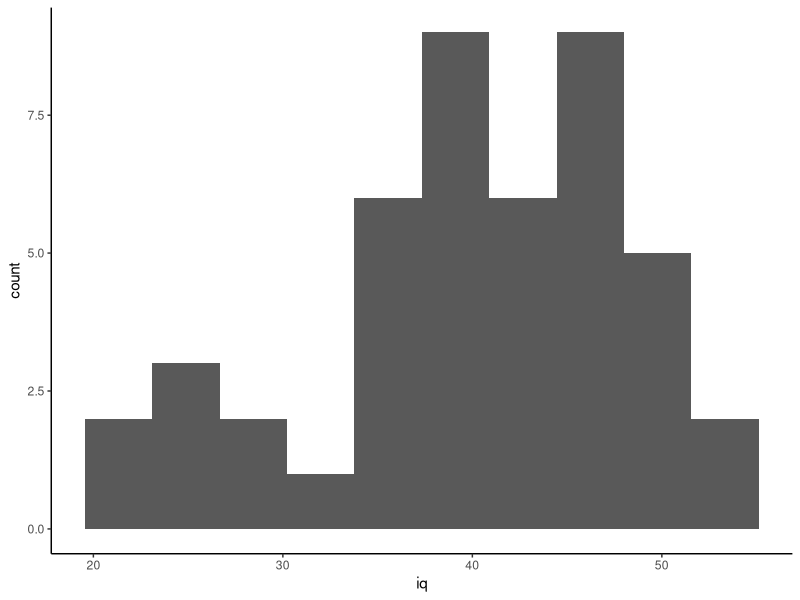
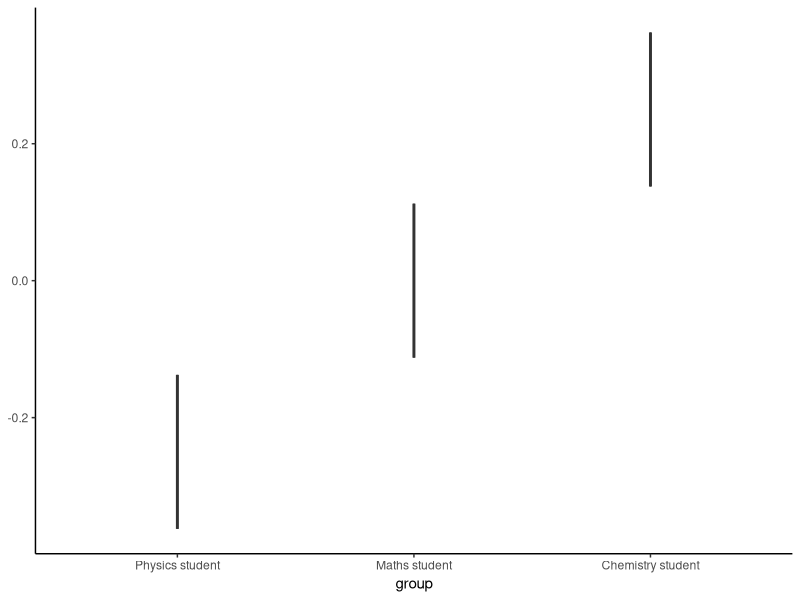
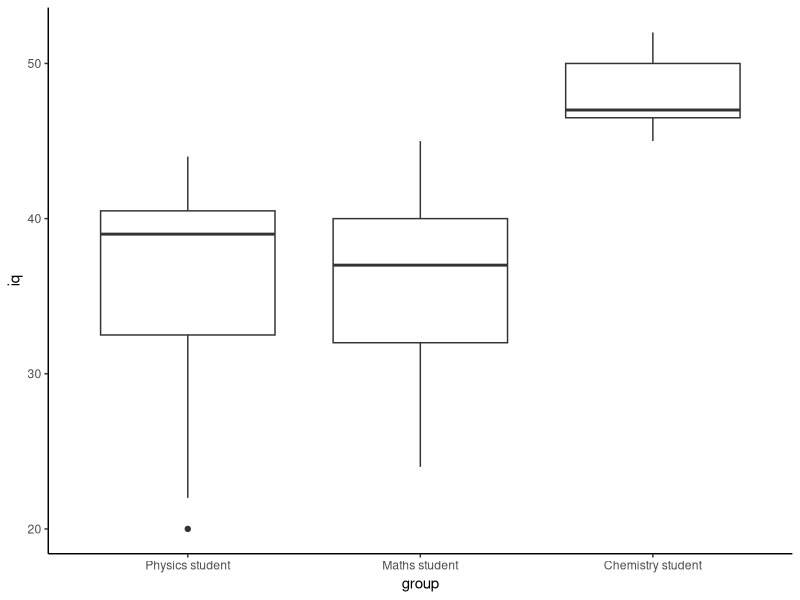
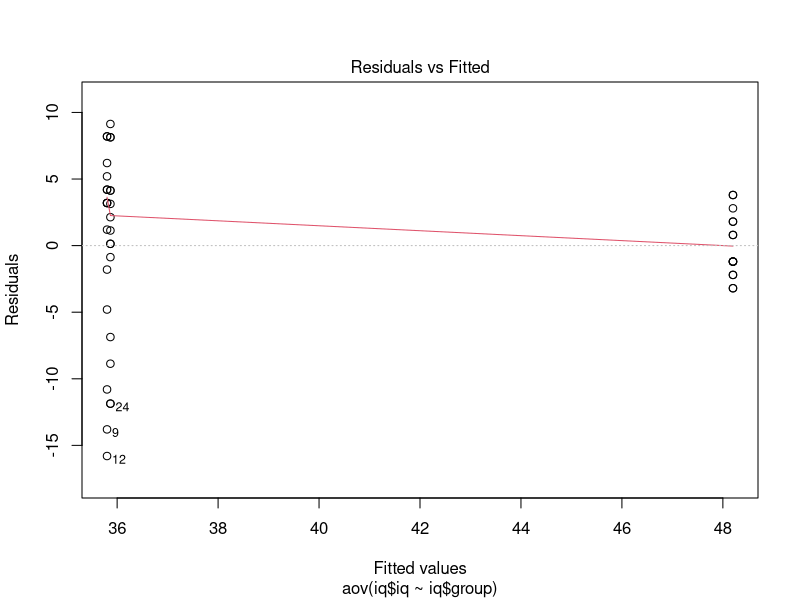
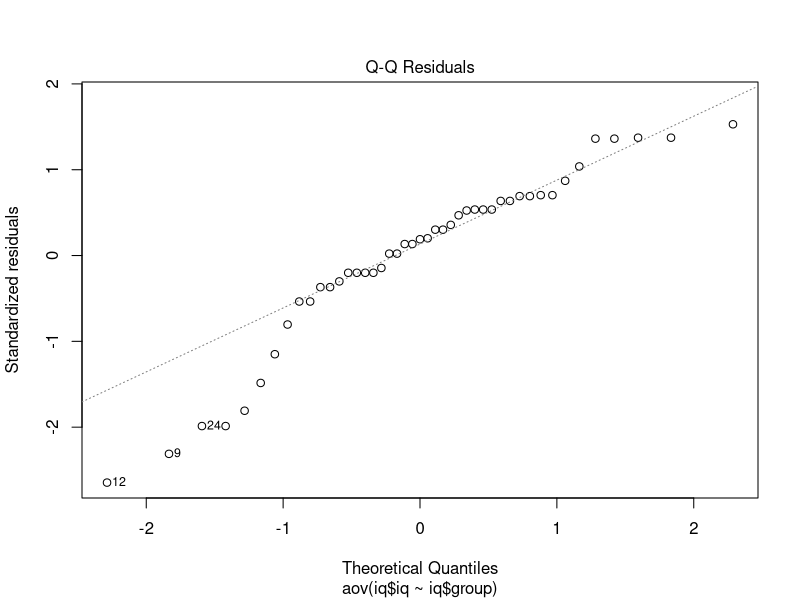
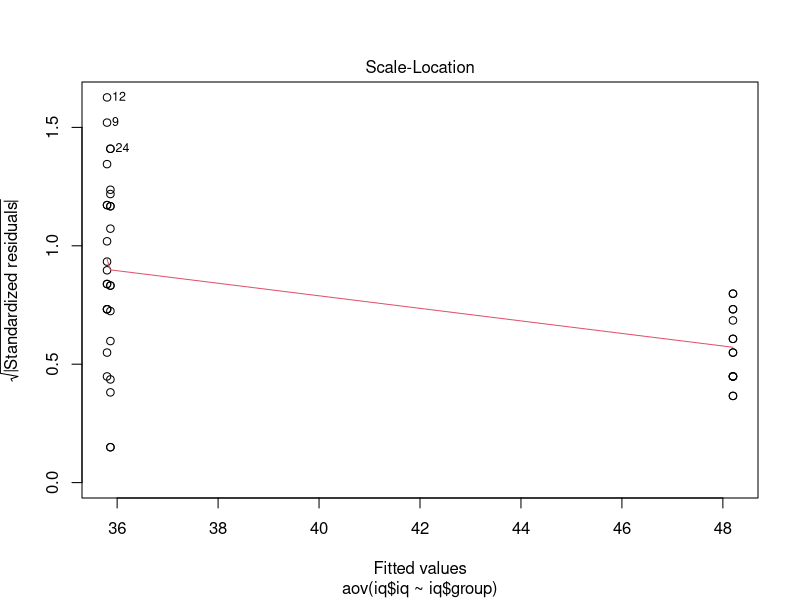
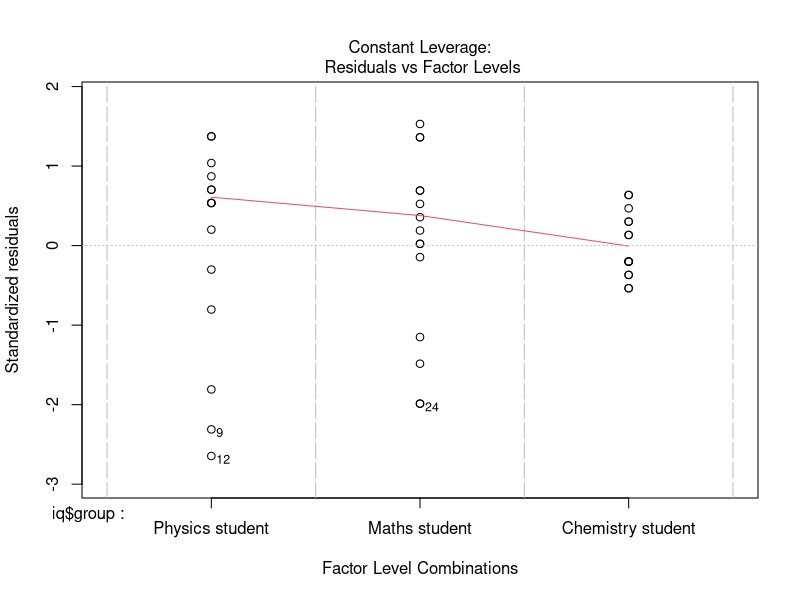
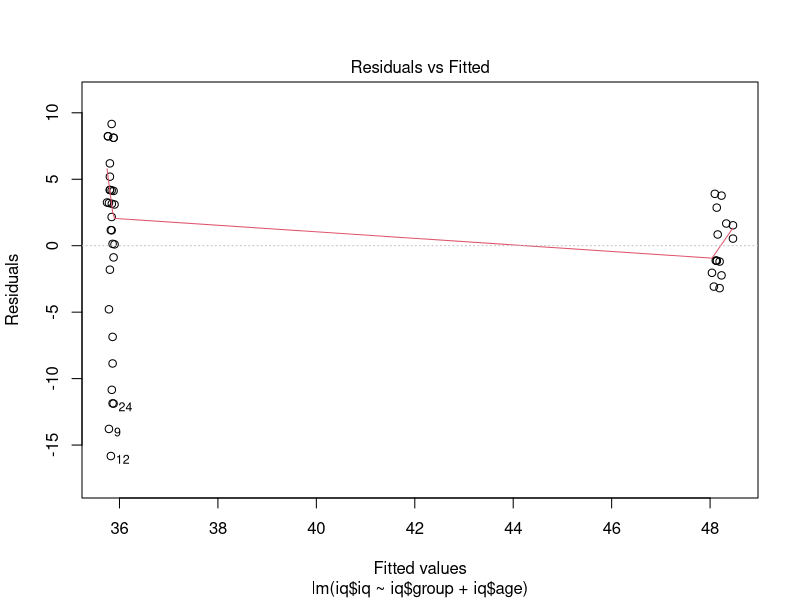

Write the R code that produced these figures, in order.
## ---- chunk 1
library(foreign)
library(ggplot2)
## ---- chunk 2
# testing the iq data for lab

iq = read.spss("iqdata2.sav", to.data.frame=TRUE)
## ---- chunk 3
summary(iq)
## ---- chunk 4
ggplot(data=iq, aes(x=iq)) + geom_histogram(bins=10) +theme_classic()
## ---- chunk 5
ggplot(data = iq, aes(x=group, y=)) +geom_boxplot() + theme_classic()
## ---- chunk 6
ggplot(data = iq, aes(x=group, y=iq)) +geom_boxplot() + theme_classic()

## ---- chunk 7
summary(aov(iq$iq~iq$group))
## ---- chunk 8
plot(aov(iq$iq~iq$group))
## ---- chunk 9
summary.lm(aov(iq$iq~iq$group))
## ---- chunk 10
aggregate(iq~group, data=iq, FUN="mean")
## ---- chunk 11
iq$two.groups<-ifelse(iq$group=="Chemistry student", "Chemistry", "Maths+Physics")
## ---- chunk 12
table(iq$two.groups)
## ---- chunk 13
var.test(iq$iq~iq$two.groups)
## ---- chunk 14
t.test(iq$iq~iq$two.groups)
## ---- chunk 15
summary.lm(aov(iq$iq~iq$two.groups))
## ---- chunk 16
ancova.iq<-lm(iq$iq~iq$group+iq$age)
summary(ancova.iq)
## ---- chunk 17
plot(ancova.iq)
